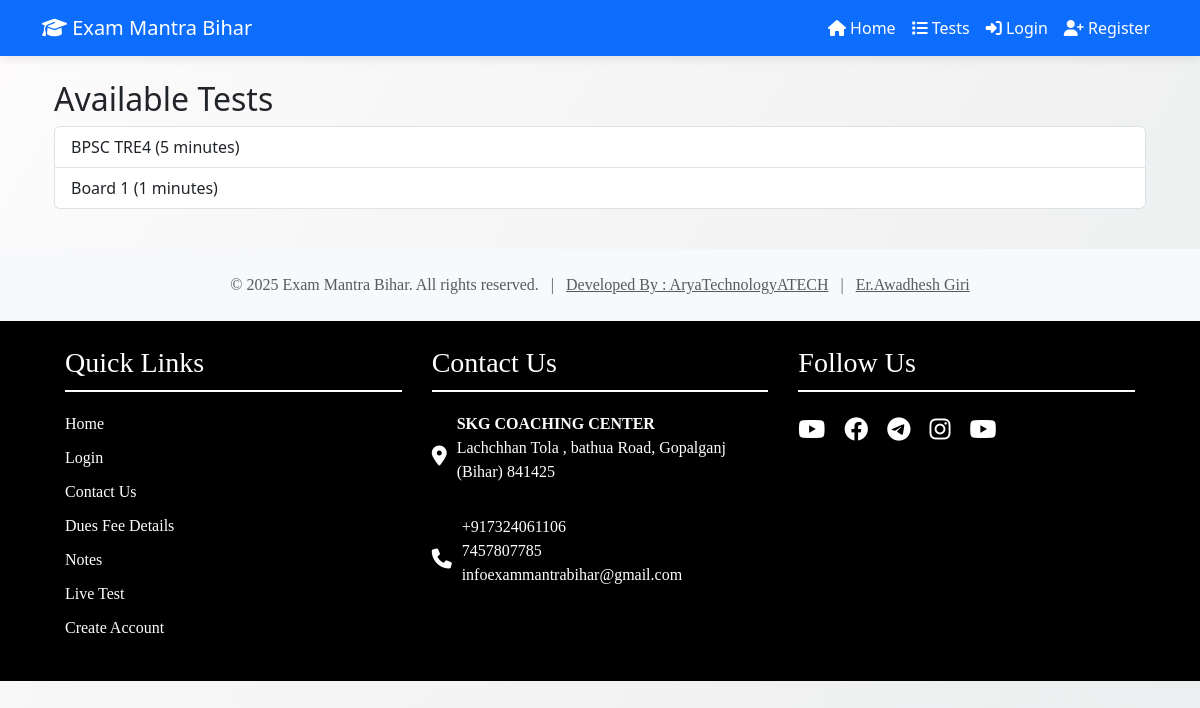
Page /live/tests/ on the committed database.
### examresult/models.py (models this page shows)
class Test(models.Model):
    name = models.CharField(max_length=200)
    duration = models.PositiveIntegerField(help_text="Duration in minutes")
    active = models.BooleanField(default=True)
    created_at = models.DateTimeField(auto_now_add=True)

### examresult/views.py (the view)
# urls.py: path('tests/', views.test_list, name='test_list'),
def test_list(request):
    tests = Test.objects.filter(active=True)
    return render(request, 'exam/test_list.html', {'tests': tests})

### examresult/templates/exam/test_list.html
{% extends 'exam/base.html' %}
{% load static%}
{% block content %}
<div class="container mt-5">
    <h2>Available Tests</h2>
    <div class="list-group">
        {% for test in tests %}
        <a href="{% url 'examresult:take_test' test.id %}" class="list-group-item list-group-item-action">
            {{ test.name }} ({{ test.duration }} minutes)
        </a>
        {% endfor %}
    </div>
</div>
{% endblock %}

### examresult/templates/exam/base.html (style rules this page uses)
body { background: linear-gradient(120deg, #fdfbfb 0%, #ebedee 100%); min-height: 100vh; }

### rows in the picture
Test: name "BPSC TRE4", duration "5"
Test: name "Board 1", duration "1"
